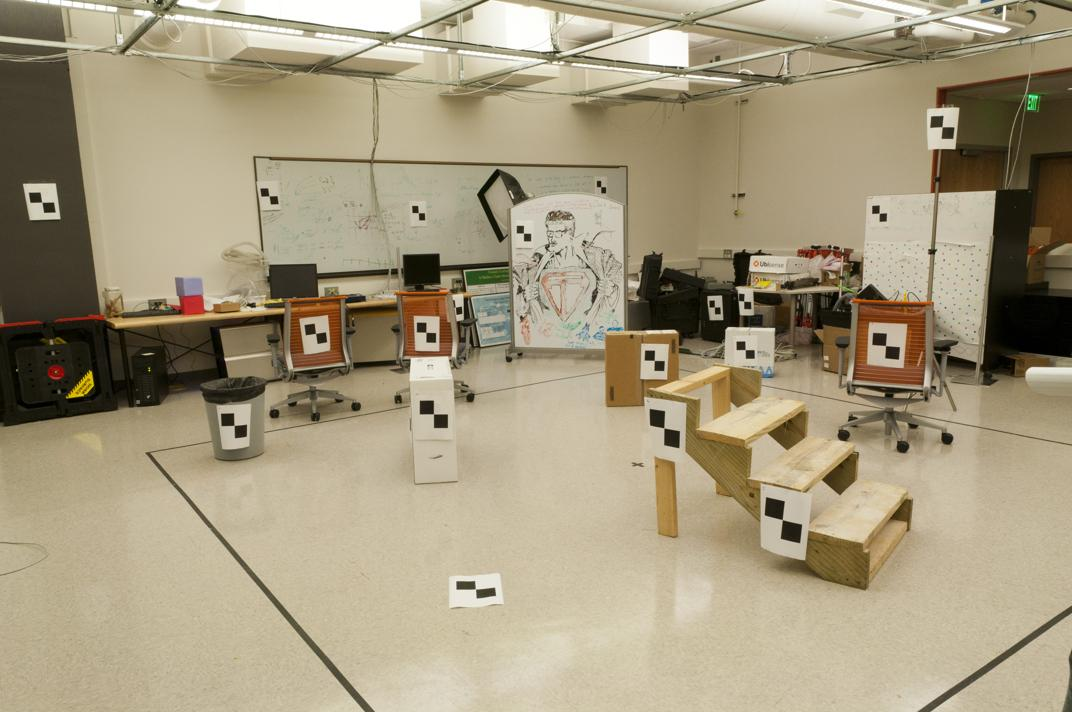
#> input picture MP3/Q2/lab1.jpg, 1072 x 712 px; its folder holds only this picture in this run
$ jupyter execute --allow-errors Q2_starter.ipynb
#> lines starting #> are read from the running program, lines starting #| are printed output that depends on the picture; long printed decimals are rounded
# Fundamental Matrix Estimation, Camera Calibration, Triangulation (Python)
## Usage
This code snippet provides an overall code structure and some interactive plot interfaces for the Fundamental Matrix Estimation, Camera Calibration, Triangulation section of MP 3. We outline the required functionalities step by step. Feel free to make modifications on the starter code if it's necessary.

## Package installation
- You will need [GUI backend](https://matplotlib.org/faq/usage_faq.html#what-is-a-backend) to enable interactive plots in `matplotlib`.
- `numpy`
- `PIL`

#### Common imports

[cell 1]
from PIL import Image
import numpy as np
import matplotlib.pyplot as plt

#### Part (1)

[cell 2]
def get_residual(F, p1, p2):
    """
    Function to compute the residual average residual on frame 2
    param: F (3x3): fundamental matrix: (pt in frame 2).T * F * (pt in frame 1) = 0
    param: p1 (Nx2): 2d points on frame 1
    param: p2 (Nx2): 2d points on frame 2
    """
    P1 = np.c_[p1, np.ones((p1.shape[0],1))].transpose()
    P2 = np.c_[p2, np.ones((p2.shape[0],1))].transpose()
    L2 = np.matmul(F, P1).transpose()
    L2_norm = np.sqrt(L2[:,0]**2 + L2[:,1]**2)
    L2 = L2 / L2_norm[:,np.newaxis]
    pt_line_dist = np.multiply(L2, P2.T).sum(axis = 1)
    return np.mean(np.square(pt_line_dist))

# [33 lines left out: function plot_fundamental, not called in this run]

[cell 3]
# write your code here for part estimating essential matrices
# [30 lines left out: function fit_fundamental, not called in this run]


def fit_fundamental_normalized(p1, p2):
    """
    Desciption: Solves for the fundamental matrix using the matches with normalized method.
    Params:
        p1 (Nx2): 2d points on frame 1
        p2 (Nx2): 2d points on frame 2
    Returns:
        F_rank2: fundamental matrix where rank-2 constraint has been imposed
    """
    assert len(p1) == len(p2) >= 8

    # normalize p1
    p1_normalized = (p1 - p1.mean(axis=0)) / p1.std(axis=0)
    T = np.eye(3)
    T[:2, -1] -= p1.mean(axis=0)
    T[:2, :] /= p1.std(axis=0)[:, np.newaxis]

    # normalize p2
    p2_normalized = (p2 - p2.mean(axis=0)) / p2.std(axis=0)
    Td = np.eye(3)
    Td[:2, -1] -= p2.mean(axis=0)
    Td[:2, :] /= p2.std(axis=0)[:, np.newaxis]

    # construct least square problem
    A = np.empty((len(p1_normalized), 9))
    for i in range(len(p1_normalized)):
        u, v = p1_normalized[i]
        ud, vd = p2_normalized[i]

        A[i] = [ud * u, ud * v, ud, vd * u, vd * v, vd, u, v, 1]

    #svd composition
    U, S, V = np.linalg.svd(A)

    #reshape the min singular value into a 3 by 3 matrix
    F_normalized = np.reshape(V[-1, :], (3, 3))

    #enforce rank-2
    U, S, V = np.linalg.svd(F_normalized)
    S[-1] = 0
    F_normalized_rank2 = U @ np.diag(S) @ V

    # return to the original units
    F_rank2 = Td.T @ F_normalized_rank2 @ T

    return F_rank2

[cell 4]
# Fundamental matrix estimation
name = 'lab'
# You also need to report results for name = 'lab'
# name = 'lab'

I1 = Image.open('./{:s}1.jpg'.format(name))
#> I1 is the input picture: PIL image 1072x712 RGB; mean R, G, B 164.7, 153, 126.2
#> (the rest of this cell did not finish here and is left out)

#> (a cell that did not finish here is left out)

#> (a cell that did not finish here is left out)

#### Part (2)

[cell 7]
def evaluate_points(M, points_2d, points_3d):
    """
    Visualize the actual 2D points and the projected 2D points calculated from
    the projection matrix
    You do not need to modify anything in this function, although you can if you
    want to
    :param M: projection matrix 3 x 4
    :param points_2d: 2D points N x 2
    :param points_3d: 3D points N x 3
    :return:
    """
    N = len(points_3d)
    points_3d = np.hstack((points_3d, np.ones((N, 1))))
    points_3d_proj = np.dot(M, points_3d.T).T
    u = points_3d_proj[:, 0] / points_3d_proj[:, 2]
    v = points_3d_proj[:, 1] / points_3d_proj[:, 2]
    residual = np.sum(np.hypot(u-points_2d[:, 0], v-points_2d[:, 1]))
    points_3d_proj = np.hstack((u[:, np.newaxis], v[:, np.newaxis]))
    return points_3d_proj, residual

def camera_calibration(points_2d, points_3d):
    """
    Descriptions: compute camera matrix
    Parameters:
        points_2d: np.ndarray with shape (N, 3), where each row stands for a 2d homogeneous coordinate in the image frame
        points_3d: np.ndarray with shape (N, 4), where each row stands for a corresponding 3d homogeneous coordinate in the world frame
    Returns:
        P: np.ndarray with shape (3, 4), the estimated camera projection matrix
    """
    assert len(points_2d) == len(points_3d) >= 6

    # construct Ap = 0
    A = np.empty((2 * len(points_2d), 12))
    for i in range(len(points_2d)):
        x, y = points_2d[i]
        pt_3d = np.append(points_3d[i], 1)
        A[2*i] = np.concatenate([np.zeros(4), pt_3d, -y * pt_3d], axis=0)
        A[2*i+1] = np.concatenate([pt_3d, np.zeros(4), -x * pt_3d], axis=0)

    # svd composition
    U, S, V = np.linalg.svd(A)

    # reshape the min singular value into a 3 by 4 matrix
    P = np.reshape(V[-1, :], (3, 4))

    return P

[cell 8]
# Load 3D points, and their corresponding locations in
# the two images.
pts_3d = np.loadtxt('./lab_3d.txt')
#> pts_3d = 20 rows, first 8: [312.7, 309.1, 30.09], [305.8, 311.6, 30.36], [307.7, 312.4, 30.42], [310.1, 307.2, 29.3], [311.9, 310.1, 29.22], [311.2, 307.6, 30.68], [307.1, 306.9, 28.66], [309.3, 312.5, 30.23]
matches = np.loadtxt('./lab_matches.txt')
pt1_2d = matches[:, :2]
pt2_2d = matches[:, 2:]

# <YOUR CODE> print lab camera projection matrices:
lab1_proj = camera_calibration(pt1_2d, pts_3d)
#> the loop in camera_calibration, `for i in range(len(points_2d)):` made 20 passes
#> pt_3d on passes 1 to 8: [312.7, 309.1, 30.09, 1], [305.8, 311.6, 30.36, 1], [307.7, 312.4, 30.42, 1], [310.1, 307.2, 29.3, 1], [311.9, 310.1, 29.22, 1], [311.2, 307.6, 30.68, 1], [307.1, 306.9, 28.66, 1], [309.3, 312.5, 30.23, 1]
#> in camera_calibration, `U, S, V = np.linalg.svd(A)`:
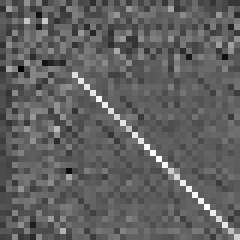
#> U: shape (40, 40) float64 (shown 6 times larger); min -0.566, max 0.906, mean -0.00468; drawn with min black and max white
#> in camera_calibration, `U, S, V = np.linalg.svd(A)`: S = [1369734, 4551, 1943.6, 1728.3, 553.4, 14.72, 7.07, 3.44, 1.43, 0.618, 0.0132, 7.21e-05]
#> in camera_calibration, `P = np.reshape(V[-1, :], (3, 4))`: P = [[-0.0031, -0.000146, 0.000448, 0.979], [-0.000307, -0.000637, 0.00277, 0.204], [-1.68e-06, -2.75e-06, 6.84e-07, 0.00133]]
#> lab1_proj has the same summary as P in camera_calibration
lab2_proj = camera_calibration(pt2_2d, pts_3d)
#> the loop in camera_calibration (call 2), `for i in range(len(points_2d)):` made 20 passes
#> in camera_calibration (call 2), `U, S, V = np.linalg.svd(A)`:
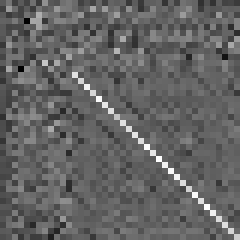
#> U: shape (40, 40) float64 (shown 6 times larger); min -0.601, max 0.916, mean -0.00692; drawn with min black and max white
#> in camera_calibration (call 2), `U, S, V = np.linalg.svd(A)`: S = [1489001, 4778.1, 1925.3, 1698.2, 581.4, 12.95, 6.12, 2.89, 0.684, 0.482, 0.0154, 0.000223]
#> in camera_calibration (call 2), `P = np.reshape(V[-1, :], (3, 4))`: P = [[0.00693, -0.00402, -0.00133, -0.827], [0.00155, 0.00102, -0.00727, -0.563], [7.61e-06, 3.71e-06, -1.9e-06, -0.00339]]
#> lab2_proj has the same summary as P in camera_calibration
print('lab 1 camera projection')
print(lab1_proj)
#| [[-3.09963996e-03 -1.46204548e-04  4.48497465e-04  9.78930678e-01]
#|  [-3.07018252e-04 -6.37193664e-04  2.77356178e-03  2.04144405e-01]
#|  [-1.67933533e-06 -2.74767684e-06  6.83964827e-07  1.32882928e-03]]

print('')
print('lab 2 camera projection')
print(lab2_proj)
#| [[ 6.93154686e-03 -4.01684470e-03 -1.32602928e-03 -8.26700554e-01]
#|  [ 1.54768732e-03  1.02452760e-03 -7.27440714e-03 -5.62523256e-01]
#|  [ 7.60946050e-06  3.70953989e-06 -1.90203244e-06 -3.38807712e-03]]

# <YOUR CODE> evaluate the residuals for both estimated cameras
_, lab1_res = evaluate_points(lab1_proj, pt1_2d, pts_3d)
#> in evaluate_points, `N = len(points_3d)`: N = 20
#> in evaluate_points, `points_3d = np.hstack((points_3d, np.ones((N, 1))))`: points_3d = 20 rows, first 6: [312.7, 309.1, 30.09, 1], [305.8, 311.6, 30.36, 1], [307.7, 312.4, 30.42, 1], [310.1, 307.2, 29.3, 1], [311.9, 310.1, 29.22, 1], [311.2, 307.6, 30.68, 1]
#> in evaluate_points, `points_3d_proj = np.dot(M, points_3d.T).T`: points_3d_proj = 20 rows, first 8: [-0.0222, -0.00541, -2.52e-05], [-0.000877, -0.00413, -2.03e-05], [-0.00684, -0.00499, -2.53e-05], [-0.0142, -0.00555, -1.6e-05], [-0.0202, -0.00819, -2.71e-05], [-0.0169, -0.00228, -1.79e-05], [-0.005, -0.00619, -1.05e-05], [-0.012, -0.00609, -2.86e-05]
#> in evaluate_points, `u = points_3d_proj[:, 0] / points_3d_proj[:, 2]`: u = 20 values, max 943.3 at index 5, min 43.29 at index 1, mean 559
#> in evaluate_points, `v = points_3d_proj[:, 1] / points_3d_proj[:, 2]`: v = 20 values, max 589.8 at index 6, min 127.6 at index 5, mean 325.6
#> in evaluate_points, `residual = np.sum(np.hypot(u-points_2d[:, 0], v-points_2d[:, 1]))`: residual = 13.55
#> in evaluate_points, `points_3d_proj = np.hstack((u[:, np.newaxis], v[:, np.newaxis]))`: points_3d_proj = 20 rows, first 8: [879.4, 214.6], [43.29, 203.8], [269.7, 196.9], [885.6, 346.6], [745.2, 302.2], [943.3, 127.6], [476.3, 589.8], [419.1, 213.3]
#> lab1_res = 13.55
print('residuals between the observed 2D points and the projected 3D points:')
print('residual in lab1:', lab1_res)
#| residual in lab1: 13.546
_, lab2_res = evaluate_points(lab2_proj, pt2_2d, pts_3d)
#> in evaluate_points (call 2), `points_3d_proj = np.dot(M, points_3d.T).T`: points_3d_proj = 20 rows, first 8: [0.0595, 0.0194, 8.13e-05], [0.00084, 0.00922, 3.72e-05], [0.0111, 0.0124, 5.42e-05], [0.0503, 0.0191, 5.58e-05], [0.0511, 0.0254, 8.04e-05], [0.0543, 0.011, 6.26e-05], [0.0313, 0.0187, 3.27e-05], [0.022, 0.0165, 6.74e-05]
#> in evaluate_points (call 2), `points_3d_proj = np.hstack((u[:, np.newaxis], v[:, np.newaxis]))`: points_3d_proj = 20 rows, first 8: [731.3, 238.3], [22.58, 248], [204.3, 229.7], [902.5, 342.1], [636, 316.5], [866.8, 176.4], [958.7, 572], [327.2, 244.3]
#> lab2_res = 15.54
print('residual in lab2:', lab2_res)
#| residual in lab2: 15.545

[cell 9]
lib1_proj = np.loadtxt('./library1_camera.txt')
lib2_proj = np.loadtxt('./library2_camera.txt')
print('library1 camera projection')
print(lib1_proj)
print('library2 camera projection')
print(lib2_proj)

#### Part (3)

[cell 10]
# Write your code here for computing camera centers
def calc_camera_center(M):
    """
    Descriptions: get camera center in the world from the projection matrix
    Parameters:
        M: np.ndarray with shape (3, 4), a camera projection matrix
    Returns:
        camera_center: np.ndarray with shape (3, ), the estimated camera center corresponding to M
    """
    from scipy.linalg import null_space

    camera_center = null_space(M)   # estimate the camera center, a vector in the null space of M
    camera_center /= camera_center[-1]  # normalize camera_center to be 3d homogeneous coordinate
    camera_center = np.squeeze(camera_center[:-1])  # convert camera_center in homogeneous coordinate to be in non-homogeneous coordinate

    return camera_center

[cell 11]
# <YOUR CODE> compute the camera centers using
# the projection matrices
lab1_c = calc_camera_center(lab1_proj)
#> in calc_camera_center, `camera_center = null_space(M)`: camera_center = [0.707, 0.703, 0.0697, 0.00231]
#> in calc_camera_center, `camera_center /= camera_center[-1]`: camera_center = [305.8, 304.2, 30.14, 1]
#> in calc_camera_center, `camera_center = np.squeeze(camera_center[:-1])`: camera_center = [305.8, 304.2, 30.14]
#> lab1_c = [305.8, 304.2, 30.14]
lab2_c = calc_camera_center(lab2_proj)
#> lab2_c = [303.1, 307.2, 30.42]
print('lab1 camera center', lab1_c)
#| lab1 camera center [305.833 304.201  30.137]
print('lab2 camera center', lab2_c)
#| lab2 camera center [303.100 307.184  30.422]

# <YOUR CODE> compute the camera centers with the projection matrices
lib1_c = calc_camera_center(lib1_proj)
lib2_c = calc_camera_center(lib2_proj)
print('library1 camera center', lib1_c)
print('library2 camera center', lib2_c)

#### Part (4)

[cell 12]
# Write your code here for triangulation
from mpl_toolkits.mplot3d import Axes3D
def triangulation(pts1_2d, pts2_2d, M1, M2):
    """
    Description: triangulate the points in 3D given their 2D correspondences (pts1_2d, pts2_2d) and projection matrices (M1, M2)
        please refer to the equations in the following slides for more details: http://www.cs.cmu.edu/~16385/s17/Slides/11.4_Triangulation.pdf
    Params:
        pts1_2d: np.ndarray with shape (N, 2), features in 2D homogeneous coordinate from the first FOV
        pts3_2d: np.ndarray with shape (N, 2), features in 2D homogeneous coordinate from the second FOV
        M1: np.ndarray with shape (3, 4), a projection matrix corresponding to the first FOV
        M2: np.ndarray with shape (3, 4), a projection matrix corresponding to the second FOV
    Returns:
        pts_3d: np.ndarray with shape (N, 3), features reconstructed from two different FOVs expressed in 3D coordinate
    """
    assert len(pts1_2d) == len(pts2_2d)
    N = len(pts1_2d)

    pts_3d = np.empty((N, 3))

    for i in range(N):
        x1, y1 = pts1_2d[i]
        x2, y2 = pts2_2d[i]

        A = np.vstack((y1 * M1[2,:] -      M1[1,:],
                            M1[0,:] - x1 * M1[2,:],
                       y2 * M2[2,:] -      M2[1,:],
                            M2[0,:] - x2 * M2[2,:]))

        # svd composition
        U, S, V = np.linalg.svd(A)

        # reshape the min singular value into a 3d homogeneous coordinate
        pt_3d = np.reshape(V[-1, :], (4,))

        # normalize it
        pt_3d /= pt_3d[-1]

        # convert 3d homogeneous representation to be non-homogeneous one
        pts_3d[i] = pt_3d[:-1]
    return pts_3d

def evaluate_points_3d(pts_3d_est, pts_3d_gt):
    """
    write your code to evaluate the triangulated 3D points
    """
    assert len(pts_3d_est) == len(pts_3d_gt)

    N = len(pts_3d_est)
    error_3d = np.empty((N,))
    for i in range(N):
        error_3d[i] = np.linalg.norm(pts_3d_est[i] - pts_3d_gt[i])

    return error_3d


# triangulate the 3D point cloud for the lab data
matches_lab = np.loadtxt('./lab_matches.txt')
lab_pt1 = matches_lab[:,:2]
lab_pt2 = matches_lab[:,2:]
points_3d_gt = np.loadtxt('./lab_3d.txt')

lab_pt1 = matches_lab[:,:2]
lab_pt2 = matches_lab[:,2:]

points_3d_lab = triangulation(lab_pt1, lab_pt2, lab1_proj, lab2_proj) # <YOUR CODE>
#> the loop in triangulation, `for i in range(N):` made 20 passes
#> (S, pt_3d) on passes 1 to 7: ([1.68, 0.00737, 0.00202, 1.21e-08], [312.8, 309.1, 30.09, 1]), ([1.22, 0.00768, 0.00432, 3.45e-08], [305.8, 311.7, 30.36, 1]), ([0.673, 0.00777, 0.00584, 8.9e-09], [307.7, 312.4, 30.42, 1]), ([2.33, 0.00728, 0.00215, 1.82e-08], [310.1, 307.2, 29.3, 1]), ([1.43, 0.00721, 0.00236, 2.38e-08], [312, 310.1, 29.22, 1]), ([2.13, 0.00747, 0.00208, 1.38e-08], [311.2, 307.6, 30.68, 1]), ([2.86, 0.00701, 0.00272, 8.25e-09], [307.1, 306.9, 28.66, 1])
#> after the loop in triangulation, `for i in range(N):`: pts_3d = 20 rows, first 8: [312.8, 309.1, 30.09], [305.8, 311.7, 30.36], [307.7, 312.4, 30.42], [310.1, 307.2, 29.3], [312, 310.1, 29.22], [311.2, 307.6, 30.68], [307.1, 306.9, 28.66], [309.3, 312.5, 30.23]
#> points_3d_lab has the same summary as pts_3d in triangulation

res_3d_lab = evaluate_points_3d(points_3d_lab, points_3d_gt) # <YOUR CODE>
#> in evaluate_points_3d, `N = len(pts_3d_est)`: N = 20
#> after the loop in evaluate_points_3d, `for i in range(N):`: error_3d = 20 values, max 0.0284 at index 15, min 0.00272 at index 1, mean 0.0133
#> res_3d_lab has the same summary as error_3d in evaluate_points_3d
print('Mean 3D reconstuction error for the lab data: ', round(np.mean(res_3d_lab), 5))
#| Mean 3D reconstuction error for the lab data:  0.01332
_, res_2d_lab1 = evaluate_points(lab1_proj, lab_pt1, points_3d_lab)
#> in evaluate_points (call 3), `points_3d = np.hstack((points_3d, np.ones((N, 1))))`: points_3d = 20 rows, first 6: [312.8, 309.1, 30.09, 1], [305.8, 311.7, 30.36, 1], [307.7, 312.4, 30.42, 1], [310.1, 307.2, 29.3, 1], [312, 310.1, 29.22, 1], [311.2, 307.6, 30.68, 1]
#> in evaluate_points (call 3), `points_3d_proj = np.dot(M, points_3d.T).T`: points_3d_proj = 20 rows, first 8: [-0.0222, -0.00541, -2.53e-05], [-0.00087, -0.00413, -2.03e-05], [-0.00685, -0.005, -2.54e-05], [-0.0142, -0.00555, -1.6e-05], [-0.0202, -0.0082, -2.72e-05], [-0.0169, -0.0023, -1.79e-05], [-0.005, -0.0062, -1.05e-05], [-0.0119, -0.00608, -2.85e-05]
#> in evaluate_points (call 3), `points_3d_proj = np.hstack((u[:, np.newaxis], v[:, np.newaxis]))`: points_3d_proj = 20 rows, first 8: [880, 214.2], [42.96, 203.7], [270, 197.1], [886, 346.5], [745, 301.6], [943, 128.3], [476.1, 589.7], [419, 213.2]
#> res_2d_lab1 = 10.9
_, res_2d_lab2 = evaluate_points(lab2_proj, lab_pt2, points_3d_lab)
#> in evaluate_points (call 4), `points_3d_proj = np.dot(M, points_3d.T).T`: points_3d_proj = 20 rows, first 8: [0.0596, 0.0194, 8.15e-05], [0.000818, 0.00922, 3.72e-05], [0.0111, 0.0125, 5.42e-05], [0.0503, 0.0191, 5.58e-05], [0.0512, 0.0255, 8.06e-05], [0.0542, 0.0111, 6.25e-05], [0.0313, 0.0187, 3.27e-05], [0.0221, 0.0164, 6.72e-05]
#> in evaluate_points (call 4), `points_3d_proj = np.hstack((u[:, np.newaxis], v[:, np.newaxis]))`: points_3d_proj = 20 rows, first 8: [731, 238], [22, 247.9], [204, 230], [903, 342.1], [635, 316], [867, 177], [958, 572], [328, 244.1]
#> res_2d_lab2 = 1.55
print('2D reprojection error for the lab 1 data: ', np.mean(res_2d_lab1))
#| 2D reprojection error for the lab 1 data:  10.899
print('2D reprojection error for the lab 2 data: ', np.mean(res_2d_lab2))
#| 2D reprojection error for the lab 2 data:  1.549
# visualization of lab point cloud
camera_centers = np.vstack((lab1_c, lab2_c))
#> camera_centers = [[305.8, 304.2, 30.14], [303.1, 307.2, 30.42]]
fig = plt.figure()
ax = fig.add_subplot(111, projection='3d')
ax.scatter(points_3d_lab[:, 0], points_3d_lab[:, 1], points_3d_lab[:, 2], c='b', label='Points')
ax.scatter(camera_centers[:, 0], camera_centers[:, 1], camera_centers[:, 2], c='g', s=50, marker='^', label='Camera Centers')
ax.legend(loc='best')

# triangulate the 3D point cloud for the library data
matches_lib = np.loadtxt('./library_matches.txt')

lib_pt1 = matches_lib[:,:2]
lib_pt2 = matches_lib[:,2:]

points_3d_lib = triangulation(lib_pt1, lib_pt2, lib1_proj, lib2_proj) # <YOUR CODE>
_, res_2d_lib1 = evaluate_points(lib1_proj, lib_pt1, points_3d_lib)
_, res_2d_lib2 = evaluate_points(lib2_proj, lib_pt2, points_3d_lib)
print('2D reprojection error for the library 1 data: ', np.mean(res_2d_lib1))
print('2D reprojection error for the library 2 data: ', np.mean(res_2d_lib2))
# visualization of library point cloud
camera_centers_library = np.vstack((lib1_c, lib2_c))
fig = plt.figure()
ax = fig.add_subplot(111, projection='3d')
ax.scatter(points_3d_lib[:, 0], points_3d_lib[:, 1], points_3d_lib[:, 2], c='b', label='Points')
ax.scatter(camera_centers_library[:, 0], camera_centers_library[:, 1],
           camera_centers_library[:, 2], c='g', s=90,
           marker='^', label='Camera Centers')
ax.view_init(azim=-45, elev=45)
ax.legend(loc='best')
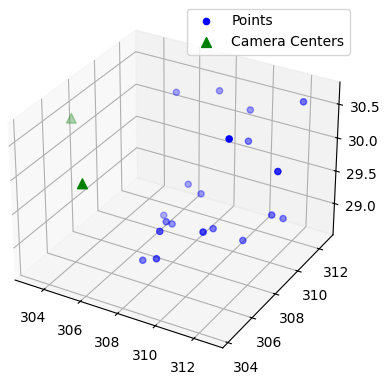
#> figure drawn by matplotlib, 1 panel
#> (the rest of the program and of its run is left out)
